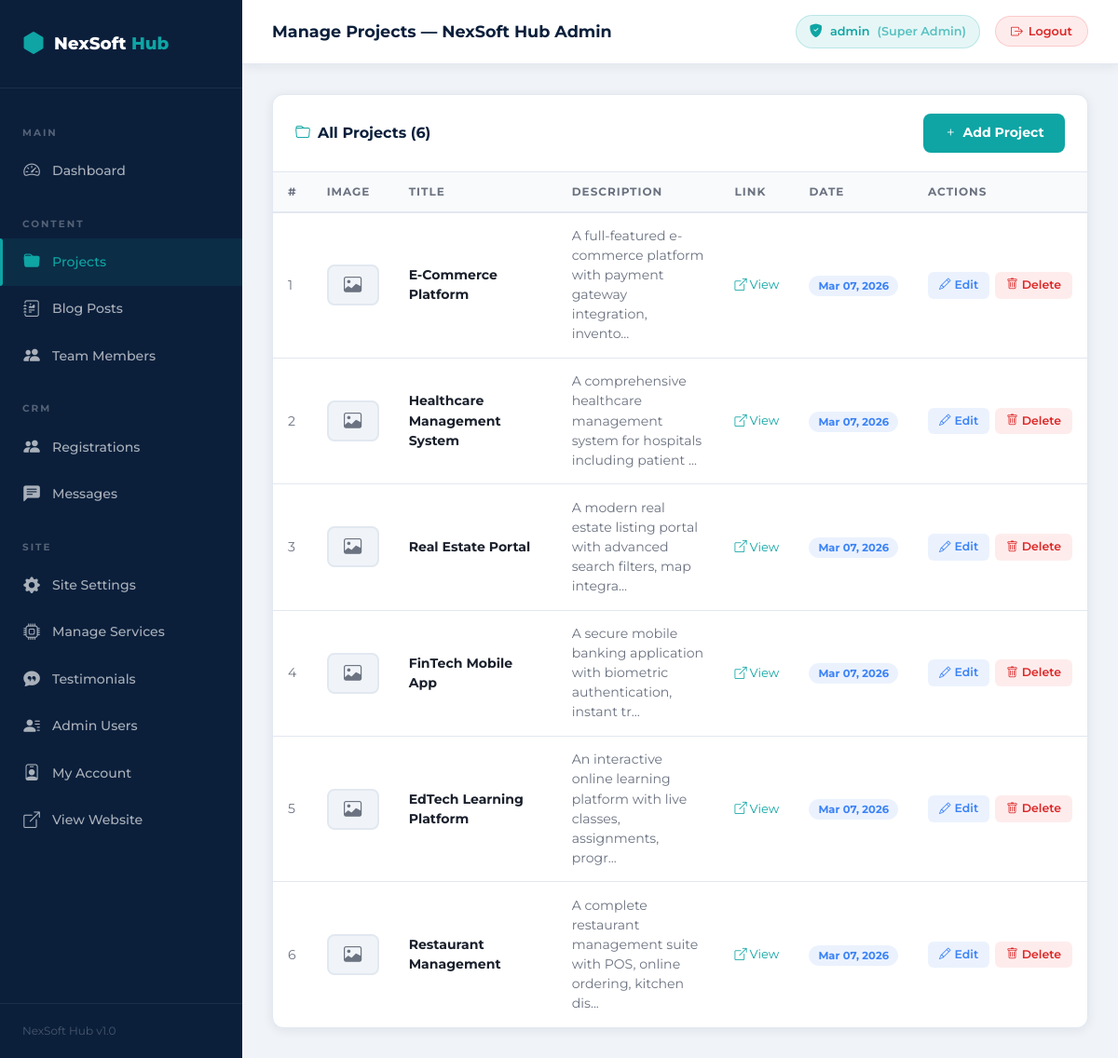
The app's page /admin/projects.php (signed in) with its own data.
### tables this page shows
CREATE TABLE IF NOT EXISTS `projects` (
  `id` int(11) NOT NULL AUTO_INCREMENT,
  `title` varchar(255) NOT NULL,
  `description` text NOT NULL,
  `image` varchar(255) DEFAULT NULL,
  `link` varchar(500) DEFAULT NULL,
  `created_at` timestamp NOT NULL DEFAULT CURRENT_TIMESTAMP,
  PRIMARY KEY (`id`)
);

### admin/auth.php (called while the page is built, shortened)
<?php
function adminUrl(string $page = ''): string {
    return '/NexSoft/admin/' . ltrim($page, '/');
}

### admin/projects.php (the view, shortened to what this page needs)
<?php
require_once __DIR__ . '/auth.php';
$db     = getDB();
$action = $_GET['action'] ?? 'list';
$editProject = null;
$projects = $db->query("SELECT * FROM projects ORDER BY created_at DESC")->fetchAll();
require_once __DIR__ . '/layout-header.php';
?>
<?php if ($action === 'add' || $action === 'edit'): ?>
<div class="admin-card">
    <div class="admin-card-header">
        <span class="admin-card-title">
            <i class="bi bi-<?php echo $action==='add'?'plus-circle':'pencil'; ?> me-2" style="color:var(--secondary);"></i>
            <?php echo $action==='add' ? 'Add New Project' : 'Edit Project'; ?>
        </span>
        <a href="<?php echo adminUrl('projects.php'); ?>" class="btn-action btn-view">
            <i class="bi bi-arrow-left"></i> Back to List
        </a>
    </div>
    <div class="admin-card-body">
        <form method="POST" enctype="multipart/form-data" class="admin-form">
            <input type="hidden" name="action" value="<?php echo $action; ?>">
            <?php if ($action === 'edit'): ?>
            <input type="hidden" name="id" value="<?php echo $editProject['id']; ?>">
            <?php endif; ?>
            <div class="row g-3">
                <div class="col-12">
                    <label>Project Title *</label>
                    <input type="text" name="title" class="form-control" required
                           value="<?php echo htmlspecialchars($editProject['title'] ?? $_POST['title'] ?? ''); ?>"
                           placeholder="e.g. E-Commerce Platform">
                </div>
                <div class="col-12">
                    <label>Description *</label>
                    <textarea name="description" class="form-control" rows="4" required
                              placeholder="Describe the project, technologies used, and outcomes..."><?php echo htmlspecialchars($editProject['description'] ?? $_POST['description'] ?? ''); ?></textarea>
                </div>
                <div class="col-md-6">
                    <label>Project Image (JPG/PNG/WebP, max 5MB)</label>
                    <?php if (!empty($editProject['image'])): ?>
                    <div class="mb-2">
                        <img src="/NexSoft/assets/uploads/projects/<?php echo htmlspecialchars($editProject['image']); ?>"
                             class="img-preview" alt="Current image">
                        <small style="color:var(--text-muted);display:block;margin-top:4px;">Current image (leave empty to keep)</small>
                    </div>
                    <?php endif; ?>
                    <input type="file" name="image" class="form-control" accept="image/*">
                </div>
                <div class="col-md-6">
                    <label>Project URL (optional)</label>
                    <input type="url" name="link" class="form-control"
                           value="<?php echo htmlspecialchars($editProject['link'] ?? $_POST['link'] ?? ''); ?>"
                           placeholder="https://...">
                </div>
                <div class="col-12 pt-2">
                    <button type="submit" class="btn-admin-primary">
                        <i class="bi bi-<?php echo $action==='add'?'plus':'save'; ?>"></i>
                        <?php echo $action==='add' ? 'Add Project' : 'Save Changes'; ?>
                    </button>
                    <a href="<?php echo adminUrl('projects.php'); ?>" class="btn-admin-secondary ms-2">Cancel</a>
                </div>
            </div>
        </form>
    </div>
</div>
<?php else: ?>
<div class="admin-card">
    <div class="admin-card-header">
        <span class="admin-card-title"><i class="bi bi-folder me-2" style="color:var(--secondary);"></i>All Projects (<?php echo count($projects); ?>)</span>
        <a href="<?php echo adminUrl('projects.php?action=add'); ?>" class="btn-admin-primary">
            <i class="bi bi-plus"></i> Add Project
        </a>
    </div>
    <div class="table-wrap">
        <table class="admin-table">
            <thead>
                <tr>
                    <th>#</th>
                    <th>Image</th>
                    <th>Title</th>
                    <th>Description</th>
                    <th>Link</th>
                    <th>Date</th>
                    <th>Actions</th>
                </tr>
            </thead>
            <tbody>
                <?php if (empty($projects)): ?>
                <tr><td colspan="7" style="text-align:center;padding:3rem;color:var(--text-muted);">
                    <i class="bi bi-folder2-open" style="font-size:2rem;display:block;margin-bottom:0.5rem;"></i>
                    No projects yet. <a href="<?php echo adminUrl('projects.php?action=add'); ?>" style="color:var(--secondary);">Add your first project</a>.
                </td></tr>
                <?php else: ?>
                <?php foreach($projects as $i => $p): ?>
                <tr>
                    <td style="color:var(--text-muted);"><?php echo $i+1; ?></td>
                    <td>
                        <?php if (!empty($p['image']) && file_exists(__DIR__ . '/../assets/uploads/projects/' . $p['image'])): ?>
                        <img src="/NexSoft/assets/uploads/projects/<?php echo htmlspecialchars($p['image']); ?>"
                             class="img-preview" alt="<?php echo htmlspecialchars($p['title']); ?>">
                        <?php else: ?>
                        <div class="img-placeholder-thumb"><i class="bi bi-image"></i></div>
                        <?php endif; ?>
                    </td>
                    <td><strong><?php echo htmlspecialchars($p['title']); ?></strong></td>
                    <td style="color:var(--text-muted);max-width:250px;"><?php echo htmlspecialchars(mb_strimwidth($p['description'], 0, 80, '...')); ?></td>
                    <td>
                        <?php if(!empty($p['link'])): ?>
                        <a href="<?php echo htmlspecialchars($p['link']); ?>" target="_blank"
                           style="color:var(--secondary);font-size:0.82rem;display:flex;align-items:center;gap:3px;">
                            <i class="bi bi-box-arrow-up-right"></i> View
                        </a>
                        <?php else: ?>
                        <span style="color:var(--text-light);">—</span>
                        <?php endif; ?>
                    </td>
                    <td><span class="badge-blue"><?php echo date('M d, Y', strtotime($p['created_at'])); ?></span></td>
                    <td>
                        <div style="display:flex;gap:6px;">
                            <a href="<?php echo adminUrl('projects.php?action=edit&id=' . $p['id']); ?>" class="btn-action btn-edit">
                                <i class="bi bi-pencil"></i> Edit
                            </a>
                            <form method="POST" style="display:inline;">
                                <button type="submit" class="btn-action btn-delete confirm-delete">
                                    <i class="bi bi-trash"></i> Delete
                                </button>
                            </form>
                        </div>
                    </td>
                </tr>
                <?php endforeach; ?>
                <?php endif; ?>
            </tbody>
        </table>
    </div>
</div>
<?php endif; ?>
<?php require_once __DIR__ . '/layout-footer.php'; ?>

### assets/css/admin.css (style rules this page uses)
:root { --primary: #0B1F3B; --primary-light: #132d54; --secondary: #0EA5A4; --secondary-dark: #0a8f8e; --white: #ffffff; --bg: #f0f4f8; --bg-dark: #040d1a; --text: #1a202c; --text-muted: #6b7280; --border: #e2e8f0; --shadow: 0 2px 12px rgba(11, 31, 59, 0.08); --shadow-lg: 0 8px 30px rgba(11, 31, 59, 0.12); --radius: 12px; --radius-sm: 8px; --sidebar-width: 260px; --font: 'Montserrat', sans-serif; --transition: all 0.25s ease; }
*, *::before, *::after { box-sizing: border-box; margin: 0; padding: 0; }
body { font-family: var(--font); background: var(--bg); color: var(--text); min-height: 100vh; }
a { text-decoration: none; color: inherit; }
.admin-card { background: var(--white); border-radius: var(--radius); border: 1px solid var(--border); overflow: hidden; box-shadow: var(--shadow); }
.admin-card-header { padding: 1.25rem 1.5rem; border-bottom: 1px solid var(--border); display: flex; align-items: center; justify-content: space-between; }
.admin-card-title { font-size: 1rem; font-weight: 700; color: var(--primary); }
.admin-table { width: 100%; border-collapse: collapse; font-size: 0.88rem; }
.admin-table thead tr { background: #f8fafc; }
.admin-table th { padding: 0.75rem 1rem; text-align: left; font-size: 0.75rem; font-weight: 700; text-transform: uppercase; letter-spacing: 1px; color: var(--text-muted); border-bottom: 2px solid var(--border); white-space: nowrap; }
.admin-table td { padding: 0.9rem 1rem; border-bottom: 1px solid var(--border); color: var(--text); vertical-align: middle; }
.admin-table tbody tr:last-child td { border-bottom: none; }
.table-wrap { overflow-x: auto; }
.badge-blue { background: rgba(59, 130, 246, 0.1); color: #3b82f6; font-size: 0.72rem; font-weight: 700; padding: 4px 10px; border-radius: 50px; white-space: nowrap; }
.btn-action { display: inline-flex; align-items: center; gap: 4px; padding: 5px 12px; border-radius: 6px; font-size: 0.78rem; font-weight: 600; font-family: var(--font); border: none; cursor: pointer; transition: var(--transition); text-decoration: none; }
.btn-edit { background: rgba(59, 130, 246, 0.1); color: #3b82f6; }
.btn-delete { background: rgba(239, 68, 68, 0.1); color: #dc2626; }
.btn-admin-primary { display: inline-flex; align-items: center; gap: 6px; background: var(--secondary); color: white; border: none; border-radius: var(--radius-sm); padding: 0.65rem 1.4rem; font-size: 0.88rem; font-weight: 700; font-family: var(--font); transition: var(--transition); cursor: pointer; }
.img-placeholder-thumb { width: 56px; height: 44px; background: var(--bg); border: 2px solid var(--border); border-radius: var(--radius-sm); display: flex; align-items: center; justify-content: center; color: var(--text-muted); font-size: 1.2rem; }

### records on screen
projects: title "E-Commerce Platform", description "A full-featured e-commerce platform with payment gateway integration, invento...", created_at "Mar 07, 2026"
projects: title "Healthcare Management System", description "A comprehensive healthcare management system for hospitals including patient ...", created_at "Mar 07, 2026"
projects: title "Real Estate Portal", description "A modern real estate listing portal with advanced search filters, map integra...", created_at "Mar 07, 2026"
projects: title "FinTech Mobile App", description "A secure mobile banking application with biometric authentication, instant tr...", created_at "Mar 07, 2026"
projects: title "EdTech Learning Platform", description "An interactive online learning platform with live classes, assignments, progr...", created_at "Mar 07, 2026"
projects: title "Restaurant Management", description "A complete restaurant management suite with POS, online ordering, kitchen dis...", created_at "Mar 07, 2026"

### other values on screen
$pageTitle "Manage Projects — NexSoft Hub Admin"
adminUsername() "admin"
adminRoleLabel() "Super Admin"
count($projects) "6"
